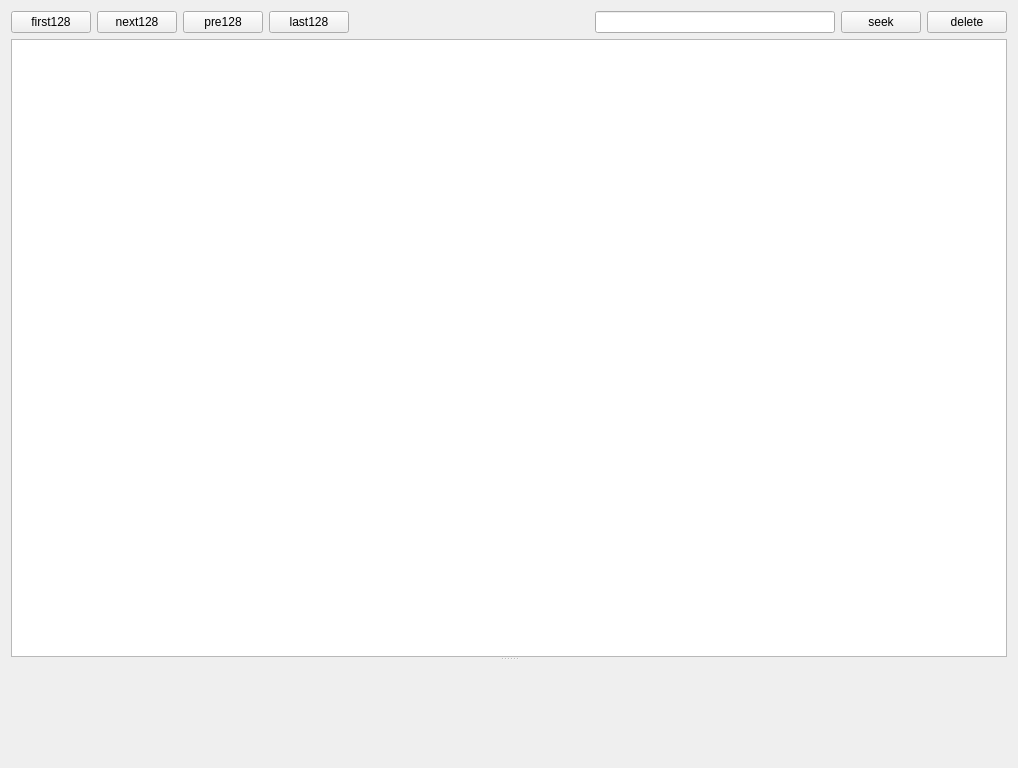
<?xml version="1.0" encoding="UTF-8"?>
<ui version="4.0">
 <class>HistoryTickForm</class>
 <widget class="QWidget" name="HistoryTickForm">
  <property name="geometry">
   <rect>
    <x>0</x>
    <y>0</y>
    <width>1018</width>
    <height>768</height>
   </rect>
  </property>
  <property name="windowTitle">
   <string>Form</string>
  </property>
  <layout class="QVBoxLayout" name="verticalLayout">
   <item>
    <layout class="QHBoxLayout" name="horizontalLayout">
     <item>
      <widget class="QPushButton" name="first128">
       <property name="text">
        <string>first128</string>
       </property>
      </widget>
     </item>
     <item>
      <widget class="QPushButton" name="next128">
       <property name="text">
        <string>next128</string>
       </property>
      </widget>
     </item>
     <item>
      <widget class="QPushButton" name="pre128">
       <property name="text">
        <string>pre128</string>
       </property>
      </widget>
     </item>
     <item>
      <widget class="QPushButton" name="last128">
       <property name="text">
        <string>last128</string>
       </property>
      </widget>
     </item>
     <item>
      <spacer name="spacer">
       <property name="orientation">
        <enum>Qt::Horizontal</enum>
       </property>
       <property name="sizeHint" stdset="0">
        <size>
         <width>40</width>
         <height>20</height>
        </size>
       </property>
      </spacer>
     </item>
     <item>
      <widget class="QLineEdit" name="lineEdit">
       <property name="placeholderText">
        <string/>
       </property>
      </widget>
     </item>
     <item>
      <widget class="QPushButton" name="seekButton">
       <property name="text">
        <string>seek</string>
       </property>
      </widget>
     </item>
     <item>
      <widget class="QPushButton" name="delButton">
       <property name="text">
        <string>delete</string>
       </property>
      </widget>
     </item>
    </layout>
   </item>
   <item>
    <widget class="QSplitter" name="splitter">
     <property name="orientation">
      <enum>Qt::Vertical</enum>
     </property>
     <widget class="QTableWidget" name="tableWidget"/>
     <widget class="QCustomPlot" name="tickPlot" native="true"/>
    </widget>
   </item>
  </layout>
 </widget>
 <customwidgets>
  <customwidget>
   <class>QCustomPlot</class>
   <extends>QWidget</extends>
   <header>qcustomplot.h</header>
   <container>1</container>
  </customwidget>
 </customwidgets>
 <resources/>
 <connections/>
</ui>
